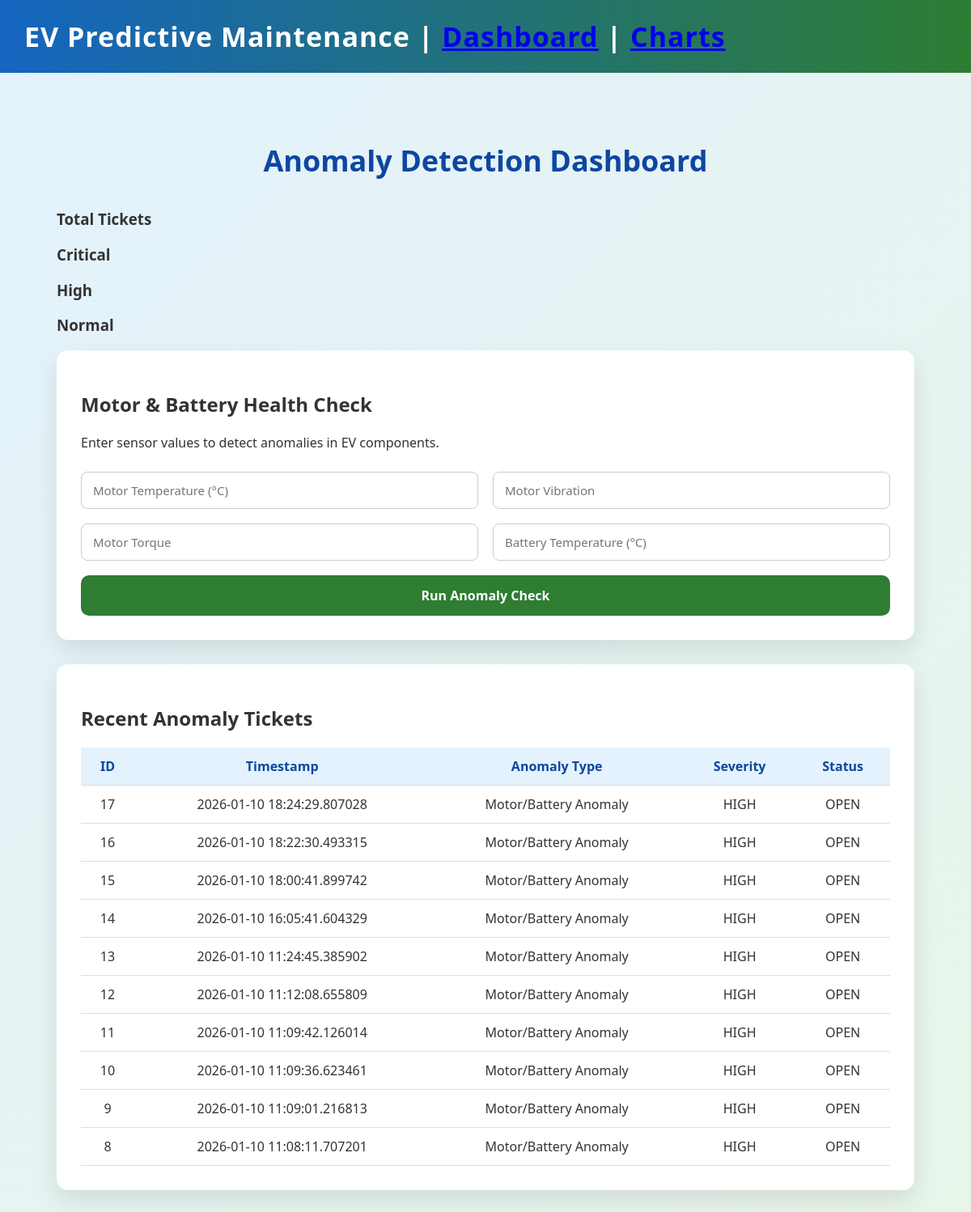
Page /dashboard on the earlier database version.
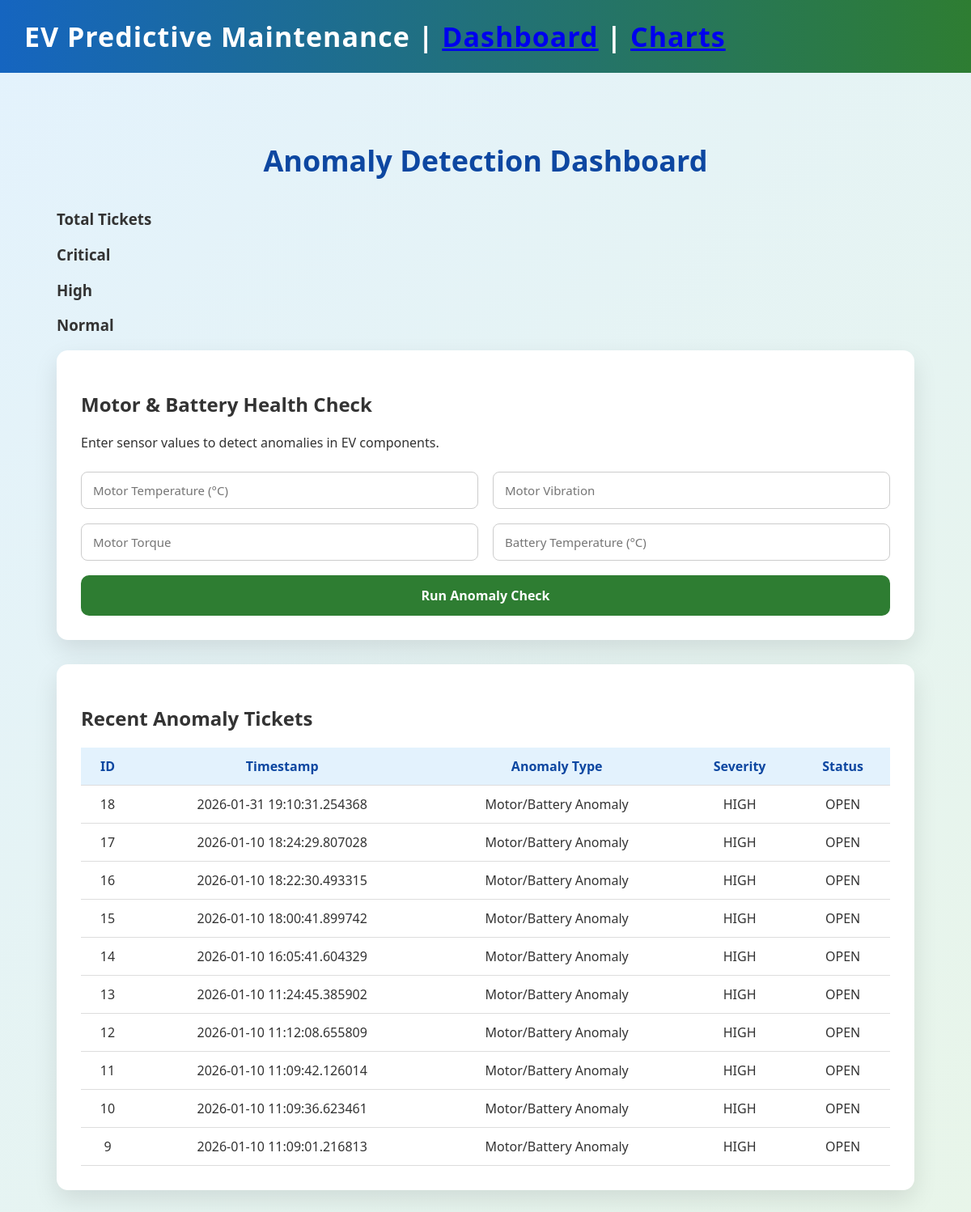
Same page on the later database version.
### tables this page shows
CREATE TABLE tickets (
            id INTEGER PRIMARY KEY AUTOINCREMENT,
            timestamp TEXT,
            anomaly_type TEXT,
            severity TEXT,
            status TEXT
        );

### routes/dashboard.py (the view, shortened to what this page needs)
@dashboard_bp.route("/dashboard", methods=["GET", "POST"])
def dashboard():
    result = None
    tickets = get_recent_tickets()
    return render_template("dashboard.html", result=result, tickets=tickets)

### database/db.py (called while the page is built)
def get_db():
    return sqlite3.connect(DB_PATH)

### services/ticket_service.py (called while the page is built)
def get_recent_tickets(limit=10):
    conn = get_db()
    cur = conn.cursor()
    cur.execute("""
        SELECT id, timestamp, anomaly_type, severity, status
        FROM tickets
        ORDER BY timestamp DESC
        LIMIT ?
    """, (limit,))
    rows = cur.fetchall()
    conn.close()
    return rows

### templates/dashboard.html (shortened to what this page needs)
<!DOCTYPE html>
<html lang="en">
<head>
    <link rel="stylesheet" href="{{ url_for('static', filename='css/style.css') }}">
</head>
<body>
    <div class="navbar">
        EV Predictive Maintenance |
        <a href="/dashboard">Dashboard</a> |
        <a href="/charts">Charts</a>
    </div>
    <div class="container">
        <h1 class="page-title">Anomaly Detection Dashboard</h1>
        <div class="summary-grid">
            <div class="summary-card total">
                <h3>Total Tickets</h3>
            </div>
            <div class="summary-card critical">
                <h3>Critical</h3>
            </div>
            <div class="summary-card high">
                <h3>High</h3>
            </div>
            <div class="summary-card normal">
                <h3>Normal</h3>
            </div>
        </div>
        <div class="card">
            <h2>Motor & Battery Health Check</h2>
            <p>Enter sensor values to detect anomalies in EV components.</p>
            <form method="POST" class="form-grid">
                <input type="number" step="any" name="motor_temp" placeholder="Motor Temperature (°C)" required>
                <input type="number" step="any" name="vibration" placeholder="Motor Vibration" required>
                <input type="number" step="any" name="torque" placeholder="Motor Torque" required>
                <input type="number" step="any" name="battery_temp" placeholder="Battery Temperature (°C)" required>
                <button type="submit">Run Anomaly Check</button>
            </form>
        </div>
        <div class="card" style="margin-top:30px;">
            <h2>Recent Anomaly Tickets</h2>
            <table class="ticket-table">
                <tr>
                    <th>ID</th>
                    <th>Timestamp</th>
                    <th>Anomaly Type</th>
                    <th>Severity</th>
                    <th>Status</th>
                </tr>
                {% for t in tickets %}
                <tr>
                    <td>{{ t[0] }}</td>
                    <td>{{ t[1] }}</td>
                    <td>{{ t[2] }}</td>
                    <td>{{ t[3] }}</td>
                    <td>{{ t[4] }}</td>
                </tr>
                {% endfor %}
            </table>
        </div>
    </div>
</body>
</html>

Differences in the rows shown:
no longer on this page (row unchanged): tickets: id "8", timestamp "2026-01-10 11:08:11.707201", anomaly_type "Motor/Battery Anomaly", severity "HIGH", status "OPEN"
added tickets: id "18", timestamp "2026-01-31 19:10:31.254368", anomaly_type "Motor/Battery Anomaly", severity "HIGH", status "OPEN"
